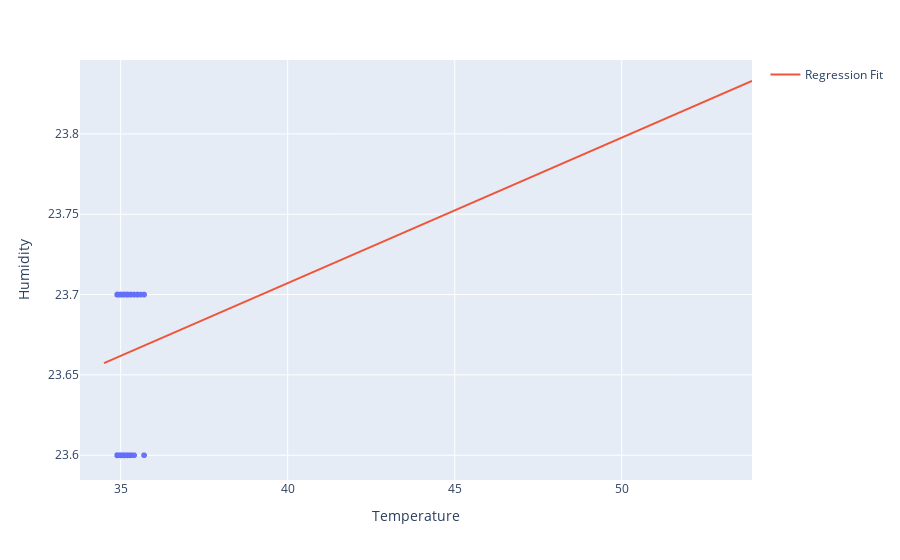

Write notebook code for a chart like this one.
### Code cell
df1 = data[(data['Temperature'] > 34.8) & (data['Temperature'] < 37) & (data['Humidity'] > 23.5) & (data['Humidity'] < 23.8)]

fig = px.scatter(df1, x='Temperature', y='Humidity', opacity=0.65)
fig.add_traces(go.Scatter(x=x_range, y=y_range, name='Regression Fit'))
fig.show()
